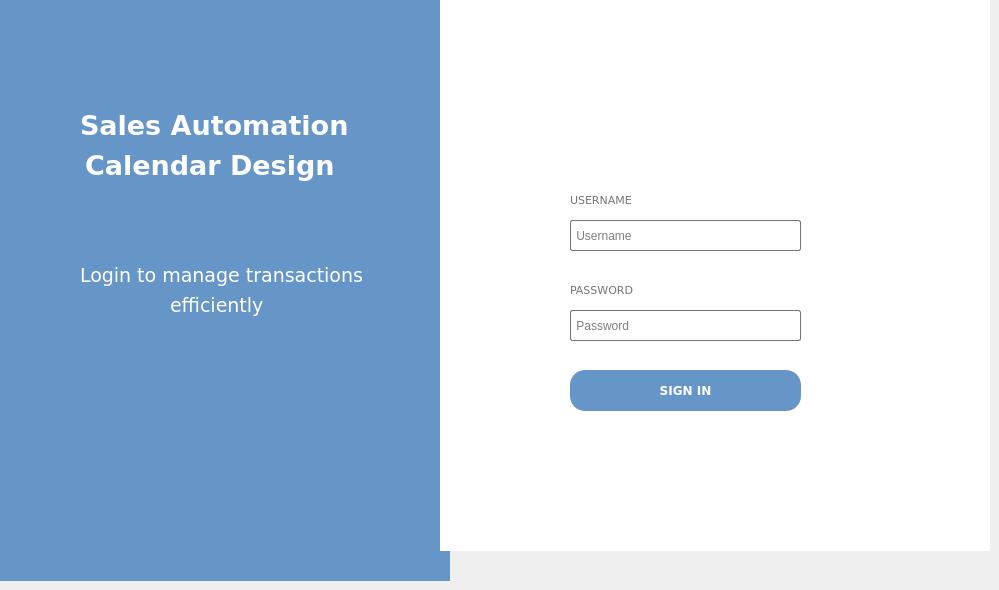
    <widget class="QWidget" name="loginPage">
     <property name="minimumSize">
      <size>
       <width>950</width>
       <height>550</height>
      </size>
     </property>
     <widget class="QFrame" name="loginLeftFrame">
      <property name="geometry">
       <rect>
        <x>0</x>
        <y>0</y>
        <width>450</width>
        <height>581</height>
       </rect>
      </property>
      <property name="minimumSize">
       <size>
        <width>400</width>
        <height>550</height>
       </size>
      </property>
      <property name="styleSheet">
       <string notr="true">background-color: rgb(102, 150, 200);</string>
      </property>
      <property name="frameShape">
       <enum>QFrame::NoFrame</enum>
      </property>
      <property name="frameShadow">
       <enum>QFrame::Raised</enum>
      </property>
      <widget class="QLabel" name="loginIntroLabel1">
       <property name="geometry">
        <rect>
         <x>80</x>
         <y>100</y>
         <width>271</width>
         <height>51</height>
        </rect>
       </property>
       <property name="font">
        <font>
         <family>Verdana</family>
         <pointsize>20</pointsize>
         <weight>75</weight>
         <bold>true</bold>
        </font>
       </property>
       <property name="styleSheet">
        <string notr="true">color: rgb(255, 255, 255)</string>
       </property>
       <property name="text">
        <string>Sales Automation</string>
       </property>
      </widget>
      <widget class="QLabel" name="loginIntroLabel2">
       <property name="geometry">
        <rect>
         <x>85</x>
         <y>150</y>
         <width>271</width>
         <height>31</height>
        </rect>
       </property>
       <property name="font">
        <font>
         <family>Verdana</family>
         <pointsize>20</pointsize>
         <weight>75</weight>
         <bold>true</bold>
        </font>
       </property>
       <property name="styleSheet">
        <string notr="true">color: rgb(255, 255, 255)</string>
       </property>
       <property name="text">
        <string>Calendar Design</string>
       </property>
      </widget>
      <widget class="QLabel" name="loginIntroLabel3">
       <property name="geometry">
        <rect>
         <x>80</x>
         <y>260</y>
         <width>311</width>
         <height>31</height>
        </rect>
       </property>
       <property name="font">
        <font>
         <family>Verdana</family>
         <pointsize>14</pointsize>
         <weight>50</weight>
         <bold>false</bold>
        </font>
       </property>
       <property name="styleSheet">
        <string notr="true">color: rgb(255, 255, 255)</string>
       </property>
       <property name="text">
        <string>Login to manage transactions </string>
       </property>
      </widget>
      <widget class="QLabel" name="loginIntroLabel4">
       <property name="geometry">
        <rect>
         <x>170</x>
         <y>290</y>
         <width>101</width>
         <height>31</height>
        </rect>
       </property>
       <property name="font">
        <font>
         <family>Verdana</family>
         <pointsize>14</pointsize>
         <weight>50</weight>
         <bold>false</bold>
        </font>
       </property>
       <property name="styleSheet">
        <string notr="true">color: rgb(255, 255, 255)</string>
       </property>
       <property name="text">
        <string>efficiently</string>
       </property>
      </widget>
     </widget>
     <widget class="QFrame" name="loginRightFrame">
      <property name="geometry">
       <rect>
        <x>440</x>
        <y>0</y>
        <width>550</width>
        <height>551</height>
       </rect>
      </property>
      <property name="minimumSize">
       <size>
        <width>550</width>
        <height>550</height>
       </size>
      </property>
      <property name="styleSheet">
       <string notr="true">background-color: rgb(255, 255, 255);</string>
      </property>
      <property name="frameShape">
       <enum>QFrame::NoFrame</enum>
      </property>
      <property name="frameShadow">
       <enum>QFrame::Raised</enum>
      </property>
      <widget class="QLabel" name="userIcon">
       <property name="geometry">
        <rect>
         <x>190</x>
         <y>70</y>
         <width>101</width>
         <height>91</height>
        </rect>
       </property>
       <property name="text">
        <string/>
       </property>
       <property name="pixmap">
        <pixmap>user_icon.png</pixmap>
       </property>
       <property name="scaledContents">
        <bool>true</bool>
       </property>
      </widget>
      <widget class="QLineEdit" name="usernameField">
       <property name="geometry">
        <rect>
         <x>130</x>
         <y>220</y>
         <width>231</width>
         <height>31</height>
        </rect>
       </property>
       <property name="styleSheet">
        <string notr="true">border: 1px solid rgb(117, 117, 117);
border-radius: 2px;</string>
       </property>
       <property name="text">
        <string/>
       </property>
       <property name="placeholderText">
        <string> Username</string>
       </property>
      </widget>
      <widget class="QLineEdit" name="passwordField">
       <property name="geometry">
        <rect>
         <x>130</x>
         <y>310</y>
         <width>231</width>
         <height>31</height>
        </rect>
       </property>
       <property name="styleSheet">
        <string notr="true">border: 1px solid rgb(117, 117, 117);
border-radius: 2px;</string>
       </property>
       <property name="placeholderText">
        <string> Password</string>
       </property>
      </widget>
      <widget class="QLabel" name="usernameLabel">
       <property name="geometry">
        <rect>
         <x>130</x>
         <y>190</y>
         <width>81</width>
         <height>19</height>
        </rect>
       </property>
       <property name="font">
        <font>
         <family>Verdana</family>
         <pointsize>8</pointsize>
        </font>
       </property>
       <property name="styleSheet">
        <string notr="true">color: rgb(117, 117, 117)</string>
       </property>
       <property name="text">
        <string>USERNAME</string>
       </property>
      </widget>
      <widget class="QLabel" name="passwordLabel">
       <property name="geometry">
        <rect>
         <x>130</x>
         <y>280</y>
         <width>81</width>
         <height>19</height>
        </rect>
       </property>
       <property name="font">
        <font>
         <family>Verdana</family>
         <pointsize>8</pointsize>
        </font>
       </property>
       <property name="styleSheet">
        <string notr="true">color: rgb(117, 117, 117)</string>
       </property>
       <property name="text">
        <string>PASSWORD</string>
       </property>
      </widget>
      <widget class="QPushButton" name="loginButton">
       <property name="geometry">
        <rect>
         <x>130</x>
         <y>370</y>
         <width>231</width>
         <height>41</height>
        </rect>
       </property>
       <property name="font">
        <font>
         <family>Verdana</family>
         <weight>75</weight>
         <bold>true</bold>
        </font>
       </property>
       <property name="styleSheet">
        <string notr="true">QPushButton#loginButton{
	color: rgb(255, 255, 255);
	background-color: rgb(102, 150, 200);
	border: 0px solid;
	border-radius: 15px;
}

QPushButton:hover#loginButton{
	background-color: rgb(113, 167, 221)
}</string>
       </property>
       <property name="text">
        <string>SIGN IN</string>
       </property>
      </widget>
     </widget>
    </widget>
